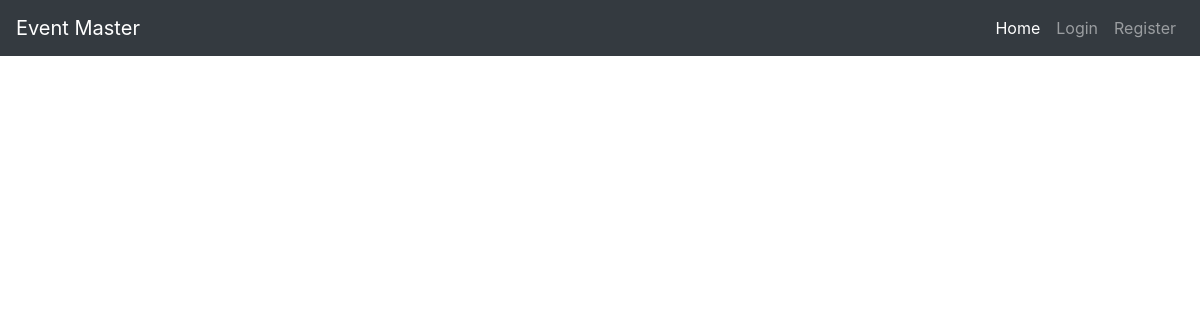
Before: /Herb/ with the older database file.
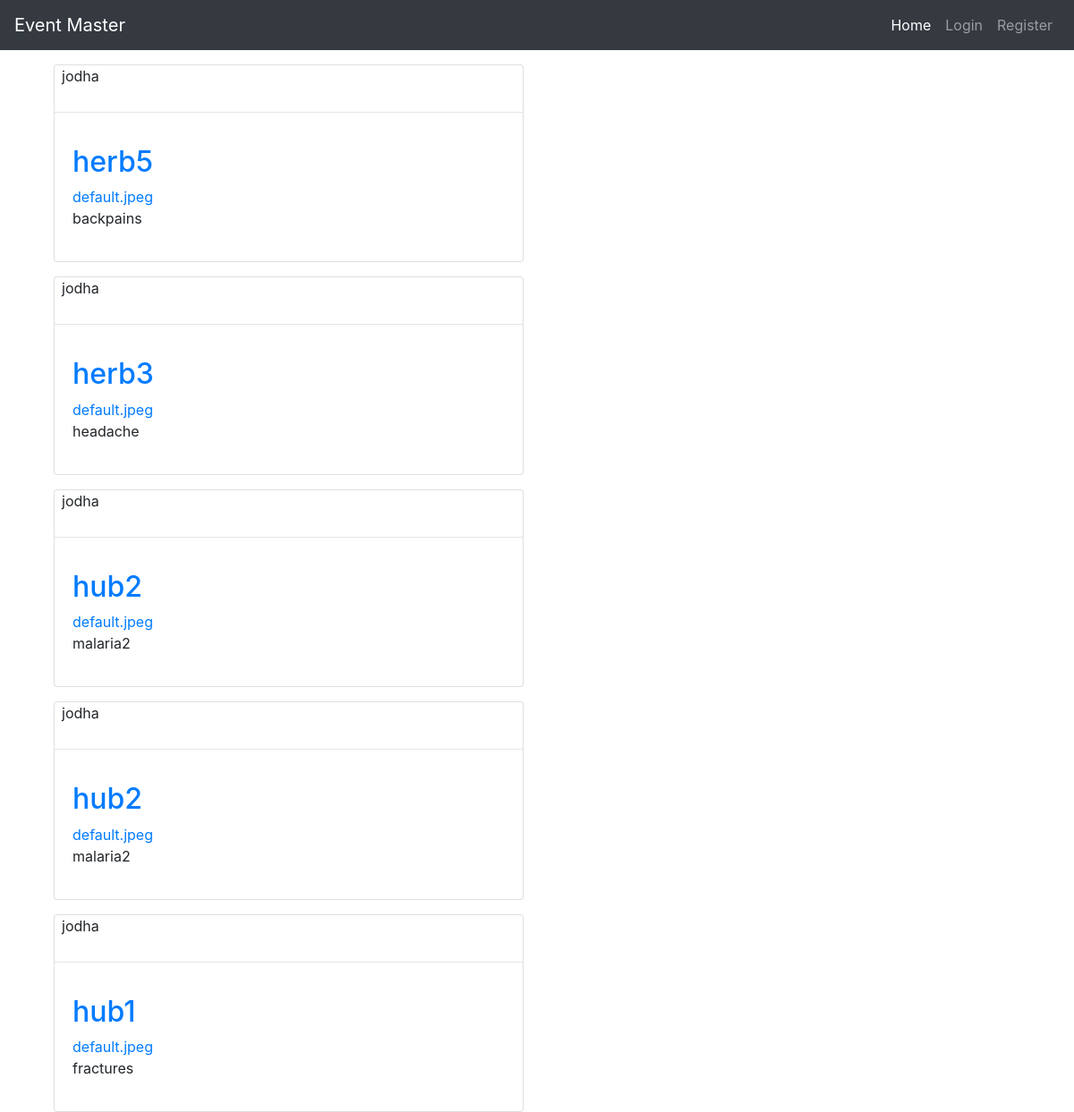
After: the same page with the newer database file.
### myapp/models.py (models this page shows, shortened)
class Herb(models.Model):
    HerbId = models.AutoField(primary_key=True)
    HerbName = models.CharField(max_length=40)
    author = models.ForeignKey(User, on_delete=models.CASCADE, null=True)
    date_posted = models.DateTimeField(default=timezone.now)
    HerbPhoto = models.ImageField(default="default.jpeg", upload_to='HerbPhotos')
    diseaseName = models.ForeignKey(Disease, on_delete=models.CASCADE)

class Disease(models.Model):
    DiseaseName = models.CharField(max_length=50)
    DiseaseDescription = models.TextField()
    status = models.ForeignKey(DiseaseStatus, on_delete=models.CASCADE)
    author = models.ForeignKey(User, on_delete=models.CASCADE, null=True)
    date_posted = models.DateTimeField(default=timezone.now)
    DiseasePhoto = models.ImageField(default="default.jpeg", upload_to='diseasePhotos')
    def __str__(self):
        return self.DiseaseName

### myapp/views.py (the view)
# urls.py: path('Herb/', HerbListView.as_view(), name='herb'),
class HerbListView(ListView):
    model = Herb
    template_name = 'myapp/herb.html'
    context_object_name = 'herbs'
    ordering = ['-date_posted']

### myapp/templates/myapp/herb.html
{%extends 'myapp/base.html'%}
{%block content%}
{% for Herb in herbs%}
		<div class="container">
			 <div class="col-sm-6 mt-3">
			 <div class="card">
				<div class="card-title ml-2">
					{{Herb.author}}
				</div>
				 <hr>
				<div class="card-body">
					<h2><a href="{% url 'herb_detail' object.id%}">{{Herb.HerbName}}</a></h2>
					<a href="#">{{Herb.HerbPhoto}}</a>
					<p > {{Herb.diseaseName}}</p>
				</div>
			 </div>
		</div>
		</div>
{%endfor%}
{% endblock content%}

### myapp/templates/myapp/base.html (shortened to what this page needs)
{% load static %}
<html>
<head>
	<link rel="stylesheet" type="text/css" href="{%static 'bootstrap/css/bootstrap.min.css'%}">
	<link rel="stylesheet" type="text/css" href="{%static 'style.css'%}">
</head>
<body>
	{% include 'myapp/navbar.html'%}
	<div class="main-content">
	{%block content%}
	{%endblock content%}
	</div>
</body>
</html>

### myapp/templates/myapp/navbar.html (shortened to what this page needs)
<nav class="navbar navbar-expand-md navbar-dark bg-dark">
  <a class="navbar-brand" href="#">Event Master</a>
  <div class="collapse navbar-collapse" id="navbarTogglerDemo03">
    <ul class="navbar-nav ml-auto mt-2 mt-lg-0">
      <li class="nav-item active">
        <a class="nav-link" href="{%url 'home'%}">Home <span class="sr-only">(current)</span></a>
      </li>
      {%if user.is_authenticated%}
      <li class="nav-item">
        <a class="nav-link" href="{%url 'profile'%}">Profile</a>
      </li>
      <li class="nav-item">
        <div class="dropdown">
          <a class="btn btn-secondary dropdown-toggle" href="#" role="button"
             id="dropdownMenuLink" data-toggle="dropdown" aria-haspopup="true" aria-expanded="false">Create Post</a>
          <div class="dropdown-menu" aria-labelledby="dropdownMenuButton">
            <a class="dropdown-item" href="{% url 'create_view'%}">New Post</a>
            <a class="dropdown-item" href="{%url 'disease_view'%}">Add Disease</a>
            <a class="dropdown-item" href="{%url 'herb_view'%}">Add Herb</a>
          </div>
        </div>
      </li>
      <li class="nav-item">
        <a class="nav-link" href="{%url 'logout'%}">Logout</a>
      </li>
      {% else%}
           <li class="nav-item">
        <a class="nav-link" href="{%url 'login'%}">Login</a>
      </li>
      <li class="nav-item">
        <a class="nav-link" href="{%url 'register'%}">Register</a>
      </li>
      {%endif%}
    </ul>
  </div>
</nav>

### myapp/static/style.css (style rules this page uses)
.main-content { position: fixed-relative; }

Changed rows visible on the page:
added Herb: author "jodha", HerbName "herb5", HerbPhoto "default.jpeg", diseaseName "backpains"
added Herb: author "jodha", HerbName "herb3", HerbPhoto "default.jpeg", diseaseName "headache"
added Herb: author "jodha", HerbName "hub2", HerbPhoto "default.jpeg", diseaseName "malaria2"
added Herb: author "jodha", HerbName "hub2", HerbPhoto "default.jpeg", diseaseName "malaria2"
added Herb: author "jodha", HerbName "hub1", HerbPhoto "default.jpeg", diseaseName "fractures"
